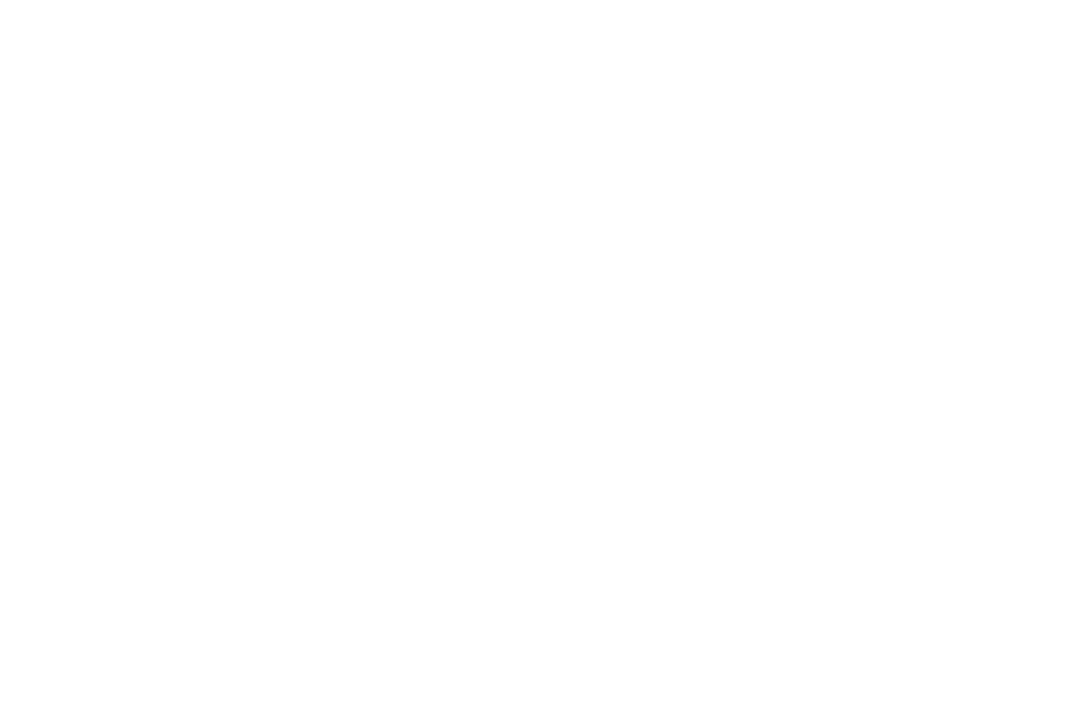
Frame 1 (no input)
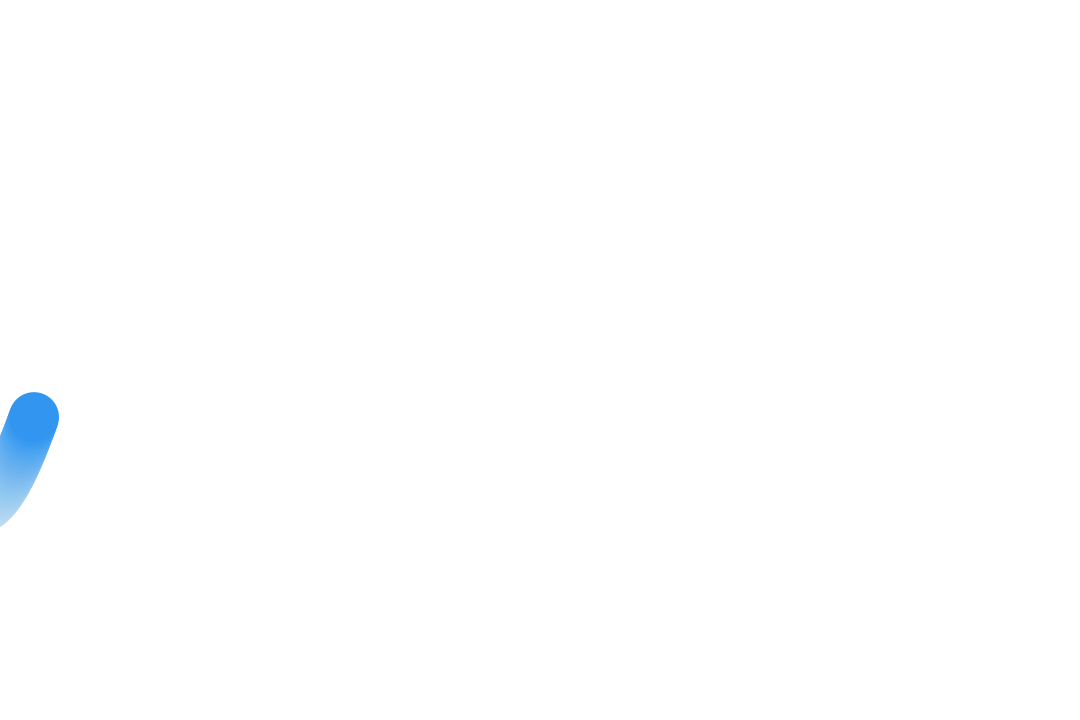
Frame 60 (the mouse pressed at the canvas centre just before this capture)
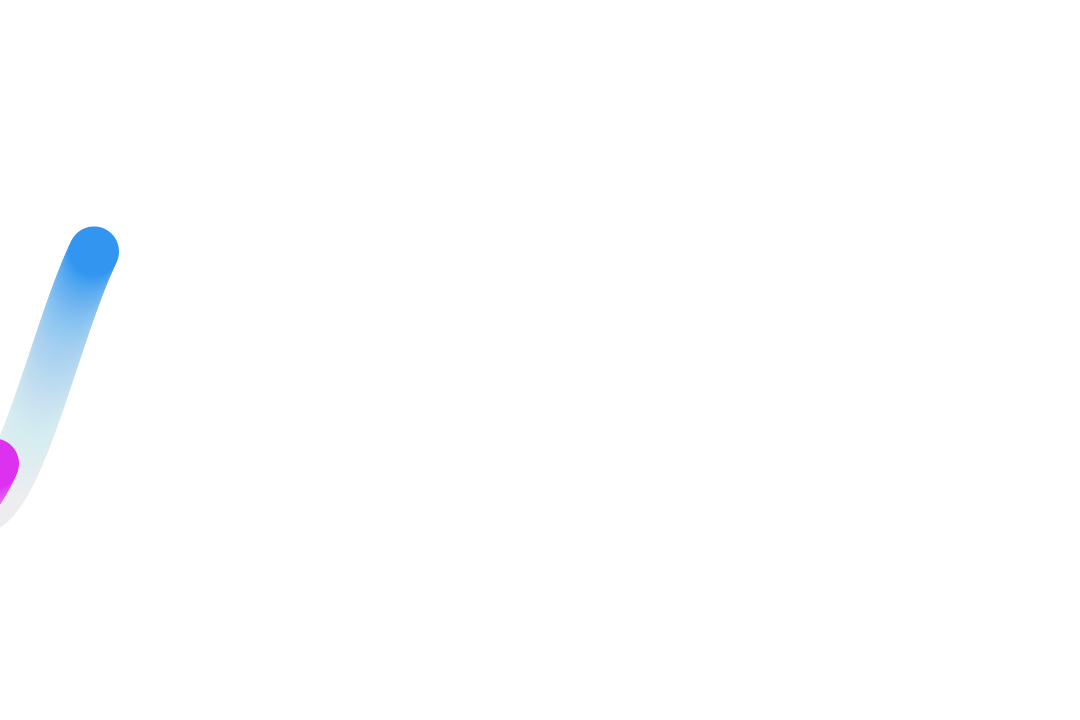
Frame 120 (the mouse held since frame 60 and released just before this capture)

The Processing sketch that drew these frames (run headless with seeded random() and noise(); from frame 60 on, the mouse is pressed at the canvas centre):

// Processing sketch: wave_function
// ── wave_function.pde
float y = 0;
float r=50;
float x=-r/2;
float a=150;
int i = 1;
void setup() {
  size(1080, 720);
  frameRate(120);
  smooth();
  background(255);
} 
void draw() {
  noStroke();
  fill(255, 7);
  rect(0, 0, width, height);
  
  pushMatrix();
  translate(0, height/2);
  fill(220, 50, 240, 255);
  ellipse(-2*r+x, a*sin(y), r, r);
  fill(50, 150, 240, 255);
  ellipse(x, a*cos(y), r, r);
  translate(width/2, height/2);
  popMatrix();
  
  //pushMatrix();
  //translate(width/2, height/2);
  //rotate(10*x);
  //popMatrix();
  x+=1;
  y+=.02;
  if (x > width+ 2*r)
    x=0;
  i+=25;
}
